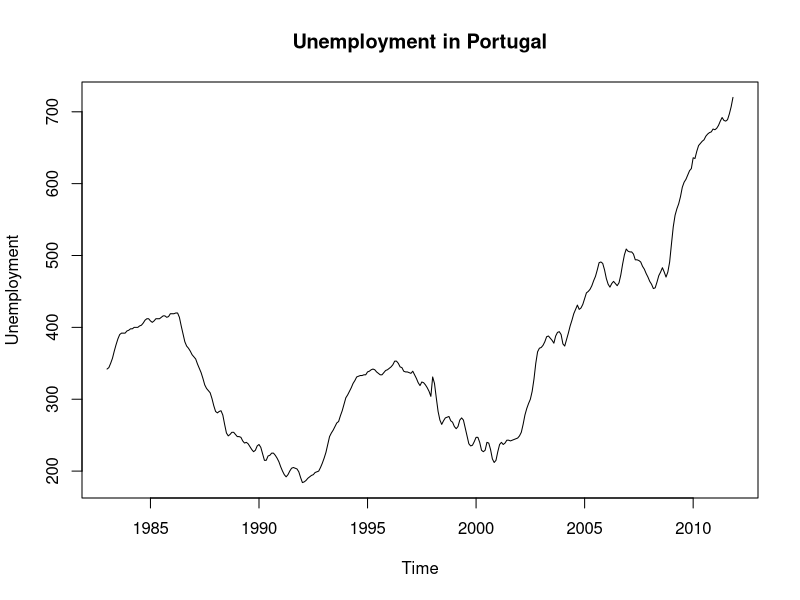
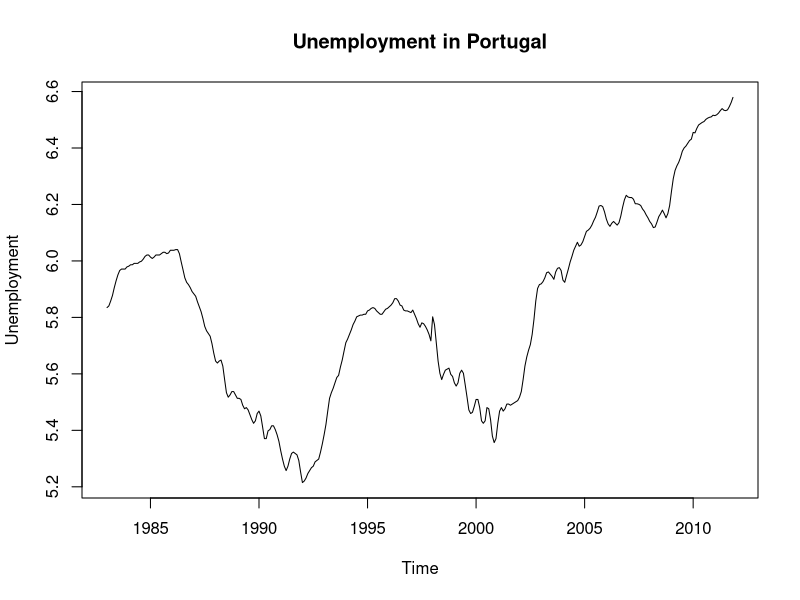

Write R code to recreate these figures, in order.
library(zoo)
library(tseries)
library(TTR)
library(randomForest)
library(e1071)
library(rpart)

###############################################################################
# User defined functions
###############################################################################

# Pre processing
# Applying log to minimize seasonally effects
pre.processing <- function(ts.data)
{
    ts.data.processed <- log(ts.data)

    return(ts.data.processed)
}

# Evaluation metrics

# Mean square error (MSE)

mse <- function(preds, trues)
{
    error <- mean((preds - trues)^2, na.rm = T)

    return(error)
}

# Mean absolute error (MAE)
mae <- function(preds, trues)
{
    error <- mean(abs((preds - trues)),na.rm = T)

    return(error)
}

# Mean absolute percentage error (MAPE)
mape <- function(preds, trues)
{
    error <- mean(abs((preds - trues)/trues),na.rm = T)

    return(error)
}

# Median absolute deviation (MAD)
mad <- function(preds, trues)
{
    error <- mean(abs(preds - trues), na.rm = T)

    return(error)
}

# Max error
me <- function(preds, trues)
{
    error <- abs(preds-trues)
    error <- as.vector(na.omit(error))

    return(max(error))
}

# Embedded Time series
embedded.dataset <- function(data, dimension = 3, tlag = 1)
{
    dataset <- data
    for (i in 1:(dimension))
    {
        dataset.tmp <- lag(data, -(i*tlag))
        dataset <- cbind(dataset, dataset.tmp)
    }

    names <- c("fr")
    for (i in 1:(length(colnames(dataset))-1))
    {
        names <- cbind(names,paste("pr",i,sep = ""))
    }
    colnames(dataset) <- names
    dataset <- na.omit(dataset)

    return(dataset)
}


# Monte Carlo simulation with sliding window
#
# Provided in KDD MapI class by Luis Torgo
MonteCarlo.estimates <- function(data, nreps=10, train.size, test.size, learner, learner.pars, perf.func, relearn.step=1, starting.points=NULL)
{
  data <- as.data.frame(data)
  n <- nrow(data)
  
  if (is.null(starting.points) || missing(starting.points))
  {
    selection.range <- (train.size+1):(n-test.size+1)
    starting.points <- sort(sample(selection.range,nreps))
  }
  preds <- list()
  
  for(it in seq(along=starting.points))
  {
    start <- starting.points[it]
    #cat('Going for sliding window testing from row ',start,'(train.sz=',train.size,',Relearn=',relearn.step,')\n')
    preds[[it]] <- sliding.window.testing(data[1:(start+test.size-1),], train.size, learner, learner.pars,relearn.step, test.pos=start)
      
    if(exists('MC.results'))
      MC.results[it,] <- do.call(perf.func,list(preds[[it]],data[start:(start+test.size-1),],learner.pars))
    else
      MC.results <- data.frame(do.call(perf.func,list(preds[[it]],data[start:(start+test.size-1),],learner.pars)))
  }

  list(Starting.Points=starting.points,Results=MC.results,Predictions=preds)
}

sliding.window.testing <- function(orig.data, window.size, learner, learner.pars, relearn.step=1, test.pos=window.size+1)
{
    init.test <- test.pos
    n <- nrow(orig.data)
    preds <- vector()
    while (test.pos <= n)
    {
        #cat('*')
        learner.pars$data <- orig.data[(test.pos-window.size):(test.pos-1),]
        model <- do.call(learner,learner.pars)
        preds <- c(preds,predict(model,orig.data[test.pos:min(n,test.pos+relearn.step-1),]))
        test.pos <- test.pos+relearn.step
    }
    #cat('\n')

    return(preds)
}

target.name <- function(form, data)
{
    mt <- terms(form,data=data)
    if ((yvar <- attr(mt, "response")) <= 0)
    {
        stop(paste("Incorrect response variable",yvar))
    }
    as.character(attr(mt, "variables"))[-1][yvar]
}

error.func <- function(preds, test.data, learner.pars)
{
    form <- learner.pars[[1]]  # assumes the first argument is the formula
    list(mae = mae(preds,test.data[,target.name(form,test.data)]),
    mape = mape(preds,test.data[,target.name(form,test.data)]),
    mse = mse(preds,test.data[,target.name(form,test.data)]),
    mad = mad(preds,test.data[,target.name(form,test.data)]),
    me = me(preds,test.data[,target.name(form,test.data)]))
}

###############################################################################
# Code
###############################################################################

# Load data from CSV
raw.data <- read.csv("data.csv", header = TRUE, stringsAsFactors = FALSE)

# Convert raw data into a TS object
ts.data <- ts(data = raw.data[2], frequency = 12, start = c(1983,1), end = c(2011,11))

# Plot time series
pdf(file="simpleTime.pdf")
plot(ts.data, main = "Unemployment in Portugal")
dev.off()

# Pre-processing time series
ts.data <- pre.processing(ts.data)
pdf(file="simpleTimeProcessed.pdf")
plot(ts.data, main = "Unemployment in Portugal")
dev.off()

# Linear approach
cat("Linear approach\n")
# Moving average using differente time windows
cat("Moving average\n")
preds <- SMA(ts.data, 3)
cat("Window size = 3 (trimester)\n")
cat("MAE :",mae(preds, ts.data),"\n")
cat("MAPE:",mape(preds, ts.data),"\n")
cat("MAD :",mad(preds, ts.data),"\n")
cat("MSE :",mse(preds, ts.data),"\n")
cat("ME  :",me(preds, ts.data),"\n")

preds <- SMA(ts.data, 6)
cat("Window size = 6 (semester)\n")
cat("MAE :",mae(preds, ts.data),"\n")
cat("MAPE:",mape(preds, ts.data),"\n")
cat("MAD :",mad(preds, ts.data),"\n")
cat("MSE :",mse(preds, ts.data),"\n")
cat("ME  :",me(preds, ts.data),"\n")

preds <- SMA(ts.data, 12)
cat("Window size = 12 (annually)\n")
cat("MAE :",mae(preds, ts.data),"\n")
cat("MAPE:",mape(preds, ts.data),"\n")
cat("MAD :",mad(preds, ts.data),"\n")
cat("MSE :",mse(preds, ts.data),"\n")
cat("ME  :",me(preds, ts.data),"\n")

# Exponencial moving average 
cat("Exponencial moving average\n")
preds <- EMA(ts.data)
cat("MAE :",mae(preds, ts.data),"\n")
cat("MAPE:",mape(preds, ts.data),"\n")
cat("MAD :",mad(preds, ts.data),"\n")
cat("MSE :",mse(preds, ts.data),"\n")
cat("ME  :",me(preds, ts.data),"\n")

dataset.train.size <- 60
dataset.test.size  <- 20

# Original dataset
# Trimester
cat("Trimester\n")
dataset <- embedded.dataset(ts.data,3,1)

res.svm <- MonteCarlo.estimates(coredata(dataset),nreps=10,train.size=dataset.train.size,test.size=dataset.test.size,'svm',
list(fr ~ .,type="nu-regression", kernel="polynomial"),'error.func',relearn.step=10)

res.dt <- MonteCarlo.estimates(coredata(dataset),nreps=10,train.size=dataset.train.size,test.size=dataset.test.size, 'rpart',
list(fr ~ .,method="anova"), 'error.func', relearn.step=10)

res.rf <- MonteCarlo.estimates(coredata(dataset),nreps=10,train.size=dataset.train.size,test.size=dataset.test.size,'randomForest',
list(fr ~ .),'error.func',relearn.step=10)

cat("DT Results\n")
print(colMeans(res.dt$Results))
cat("SVM Results\n")
print(colMeans(res.svm$Results))
cat("RF Results\n")
print(colMeans(res.rf$Results))
cat("\n")

# Semester
cat("Semester\n")
dataset <- embedded.dataset(ts.data,6,1)

res.svm <- MonteCarlo.estimates(coredata(dataset),nreps=10,train.size=dataset.train.size,test.size=dataset.test.size,'svm',
list(fr ~ .,type="nu-regression", kernel="polynomial"),'error.func',relearn.step=10)

res.dt <- MonteCarlo.estimates(coredata(dataset),nreps=10,train.size=dataset.train.size,test.size=dataset.test.size, 'rpart',
list(fr ~ .,method="anova"), 'error.func', relearn.step=10)

res.rf <- MonteCarlo.estimates(coredata(dataset),nreps=10,train.size=dataset.train.size,test.size=dataset.test.size,'randomForest',
list(fr ~ .),'error.func',relearn.step=10)

cat("DT Results\n")
print(colMeans(res.dt$Results))
cat("SVM Results\n")
print(colMeans(res.svm$Results))
cat("RF Results\n")
print(colMeans(res.rf$Results))
cat("\n")

# Anual
cat("Anual\n")
dataset <- embedded.dataset(ts.data,12,1)

res.svm <- MonteCarlo.estimates(coredata(dataset),nreps=10,train.size=dataset.train.size,test.size=dataset.test.size,'svm',
list(fr ~ .,type="nu-regression", kernel="polynomial"),'error.func',relearn.step=10)

res.dt <- MonteCarlo.estimates(coredata(dataset),nreps=10,train.size=dataset.train.size,test.size=dataset.test.size, 'rpart',
list(fr ~ .,method="anova"), 'error.func', relearn.step=10)

res.rf <- MonteCarlo.estimates(coredata(dataset),nreps=10,train.size=dataset.train.size,test.size=dataset.test.size,'randomForest',
list(fr ~ .),'error.func',relearn.step=10)

cat("DT Results\n")
print(colMeans(res.dt$Results))
cat("SVM Results\n")
print(colMeans(res.svm$Results))
cat("RF Results\n")
print(colMeans(res.rf$Results))
cat("\n\n")

# Homologous period
cat("Homologous period\n")

cat("Trimester\n")
dataset <- embedded.dataset(ts.data,3,12)

res.svm <- MonteCarlo.estimates(coredata(dataset),nreps=10,train.size=dataset.train.size,test.size=dataset.test.size,'svm',
list(fr ~ .,type="nu-regression", kernel="polynomial"),'error.func',relearn.step=10)

res.dt <- MonteCarlo.estimates(coredata(dataset),nreps=10,train.size=dataset.train.size,test.size=dataset.test.size, 'rpart',
list(fr ~ .,method="anova"), 'error.func', relearn.step=10)

res.rf <- MonteCarlo.estimates(coredata(dataset),nreps=10,train.size=dataset.train.size,test.size=dataset.test.size,'randomForest',
list(fr ~ .),'error.func',relearn.step=10)

cat("DT Results\n")
print(colMeans(res.dt$Results))
cat("SVM Results\n")
print(colMeans(res.svm$Results))
cat("RF Results\n")
print(colMeans(res.rf$Results))
cat("\n")

# Semester
cat("Semester\n")
dataset <- embedded.dataset(ts.data,6,12)

res.svm <- MonteCarlo.estimates(coredata(dataset),nreps=10,train.size=dataset.train.size,test.size=dataset.test.size,'svm',
list(fr ~ .,type="nu-regression", kernel="polynomial"),'error.func',relearn.step=10)

res.dt <- MonteCarlo.estimates(coredata(dataset),nreps=10,train.size=dataset.train.size,test.size=dataset.test.size, 'rpart',
list(fr ~ .,method="anova"), 'error.func', relearn.step=10)

res.rf <- MonteCarlo.estimates(coredata(dataset),nreps=10,train.size=dataset.train.size,test.size=dataset.test.size,'randomForest',
list(fr ~ .),'error.func',relearn.step=10)

cat("DT Results\n")
print(colMeans(res.dt$Results))
cat("SVM Results\n")
print(colMeans(res.svm$Results))
cat("RF Results\n")
print(colMeans(res.rf$Results))
cat("\n")

# Anual
cat("Anual\n")
dataset <- embedded.dataset(ts.data,12,12)

res.svm <- MonteCarlo.estimates(coredata(dataset),nreps=10,train.size=dataset.train.size,test.size=dataset.test.size,'svm',
list(fr ~ .,type="nu-regression", kernel="polynomial"),'error.func',relearn.step=10)

cat("DT Results\n")
print(colMeans(res.dt$Results))

res.dt <- MonteCarlo.estimates(coredata(dataset),nreps=10,train.size=dataset.train.size,test.size=dataset.test.size, 'rpart',
list(fr ~ .,method="anova"), 'error.func', relearn.step=10)

cat("SVM Results\n")
print(colMeans(res.svm$Results))

res.rf <- MonteCarlo.estimates(coredata(dataset),nreps=10,train.size=dataset.train.size,test.size=dataset.test.size,'randomForest',
list(fr ~ .),'error.func',relearn.step=10)

cat("RF Results\n")
print(colMeans(res.rf$Results))
cat("\n\n")
